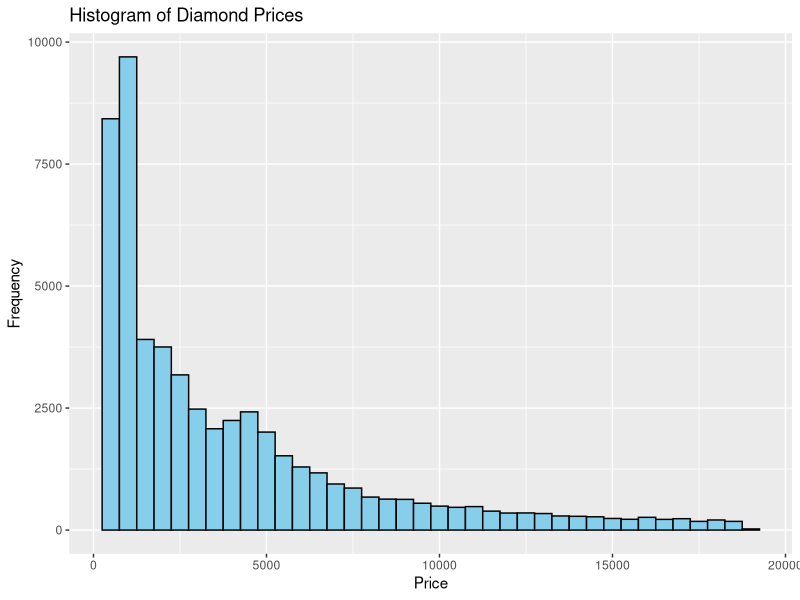
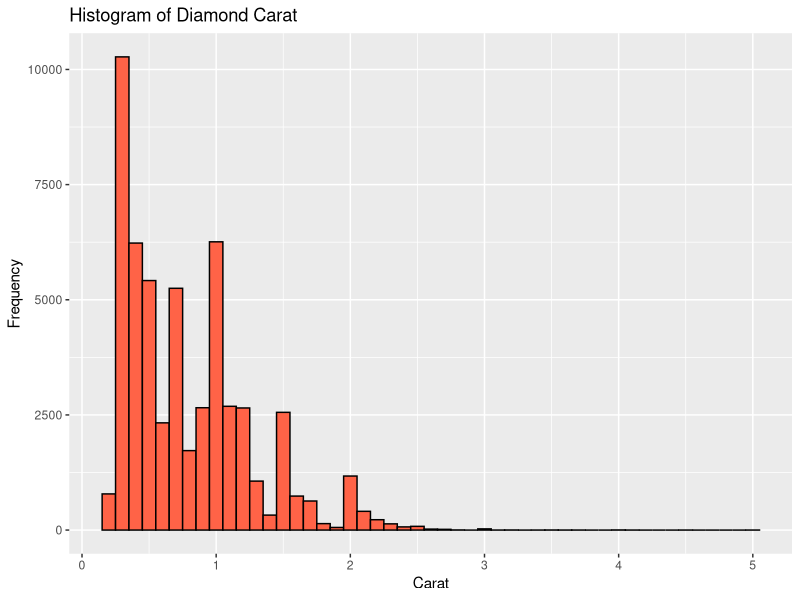
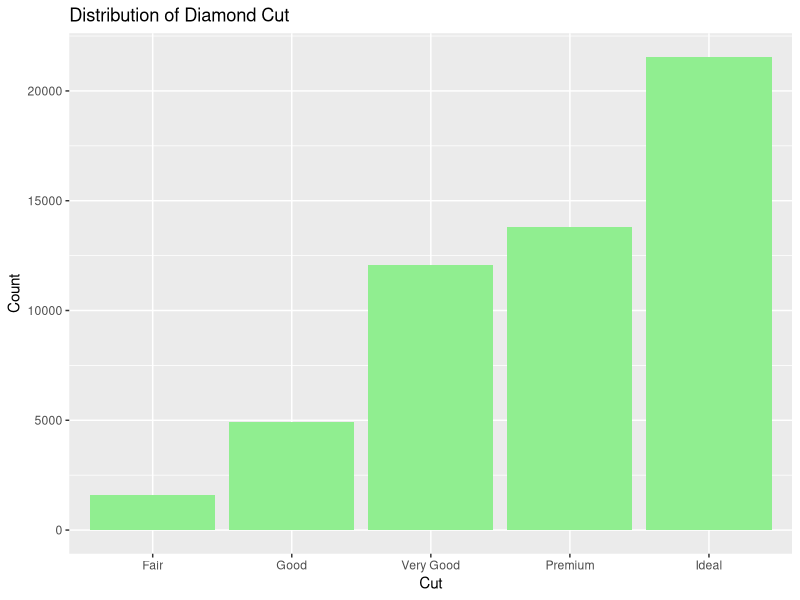
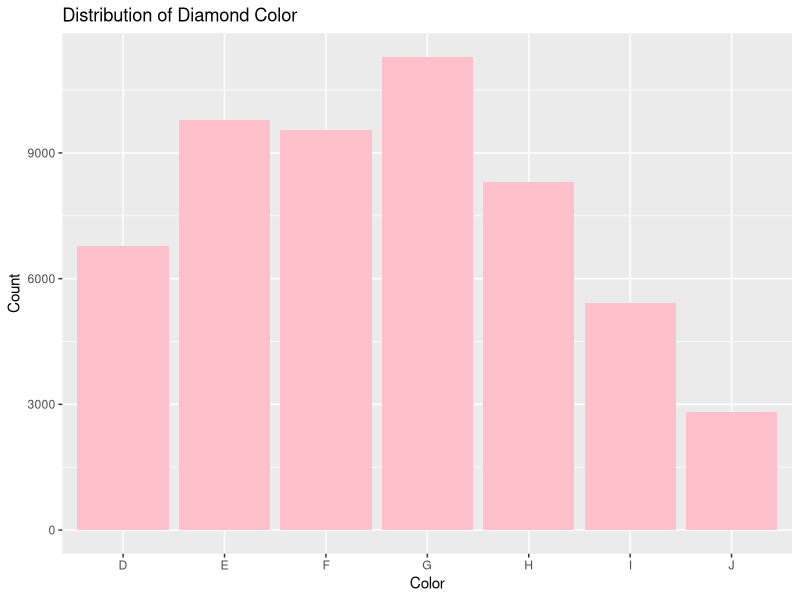
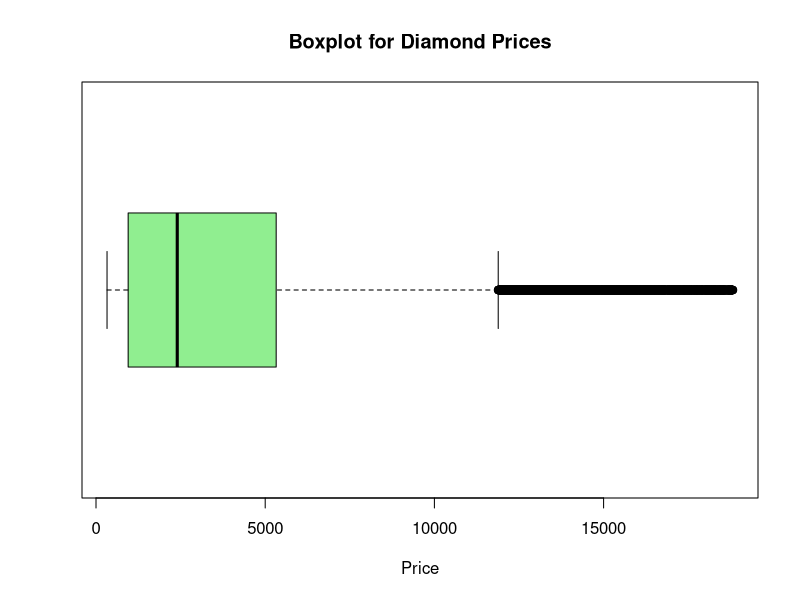

These charts were generated, in order, by the following R code:
#============================#
# Name - Anish Rao           #
# Student number - 20066423  #
# Group C                    #
# Dataset - Diamonds         #
#============================#

# Setup
library(ggplot2)
data("diamonds")
str(diamonds)
summary(diamonds)


# QUESTION 1
# ==============================================================================
# a) Describe the dataset using appropriate plots/curves/charts,…
# ==============================================================================

ggplot(diamonds, aes(x = price)) +
  geom_histogram(binwidth = 500, fill = "skyblue", color = "black") +
  labs(title = "Histogram of Diamond Prices", x = "Price", y = "Frequency")

ggplot(diamonds, aes(x = carat)) +
  geom_histogram(binwidth = 0.1, fill = "tomato", color = "black") +
  labs(title = "Histogram of Diamond Carat", x = "Carat", y = "Frequency")

ggplot(diamonds, aes(x = cut)) +
  geom_bar(fill = "lightgreen") +
  labs(title = "Distribution of Diamond Cut", x = "Cut", y = "Count")

ggplot(diamonds, aes(x = color)) +
  geom_bar(fill = "pink") +
  labs(title = "Distribution of Diamond Color", x = "Color", y = "Count")

# ==============================================================================
# b) Consider one of continuous attributes, and compute central
#    and variational measures.
# ==============================================================================

price = diamonds$price
price_mean = mean(price)
price_median = median(price)
price_range = range(price)
price_variance = var(price)
price_sd = sd(price)
price_IQR = IQR(price)

cat("Central Measures for Price: \nMean:", price_mean, 
    "\nMedian:", price_median, 
    "\n\nVariational Measures for Price: \nRange:", 
    price_range[1], "to", price_range[2], 
    "\nVariance:", price_variance, 
    "\nStandard Deviation:", price_sd,
    "\nIQR:", price_IQR)

# ==============================================================================
# c) For a particular variable of the dataset, use Chebyshev's rule,
#    and propose one-sigma interval.
#    Based on your proposed interval, specify the outliers if any.
# ==============================================================================

lower_bound = price_mean - price_sd
upper_bound = price_mean + price_sd
cat("One-sigma interval (Mean ± SD): [", lower_bound, ",", upper_bound, "]\n")

price_outliers = diamonds[diamonds$price < lower_bound 
                          | diamonds$price > upper_bound, ]
cat("Number of outliers:", nrow(price_outliers), "\n")

# ==============================================================================
# d) Explain how the box-plot technique can be used to detect outliers.
#    Apply this technique for one attribute of the dataset
# ==============================================================================

first_quartile = quantile(diamonds$price, 0.25)
third_quartile = quantile(diamonds$price, 0.75)
price_IQR = IQR(diamonds$price)

lower_limit = first_quartile - 1.5 * price_IQR
upper_limit = third_quartile + 1.5 * price_IQR

price_outlier_values = diamonds$price[diamonds$price < lower_limit | 
                                        diamonds$price > upper_limit]
num_outliers = length(price_outlier_values)
if(num_outliers == 0) {
  cat("No outliers detected using the boxplot method.\n")
} else {
  cat("Outliers detected using the boxplot method:", num_outliers, "\n")
}

boxplot(diamonds$price,
        main = "Boxplot for Diamond Prices",
        col = "lightgreen",
        horizontal = TRUE,
        xlab = "Price")

# ==============================================================================
# ==============================================================================

# QUESTION 2
# ==============================================================================
# a) Select four variables of the dataset, and propose an appropriate 
#    probability model to quantify uncertainty of each variable.
# ==============================================================================

# Normal distribution:
# Price (Continuous)
# Carat (Continuous)

# Multinomial distribution:
# Cut (Categorical)
# Color (Categorical)

# ==============================================================================
# b) For each model in part (a), estimate the parameters of model.
# ==============================================================================

# Continuous Variables - Normal Model
price_mean = mean(diamonds$price)
price_sd = sd(diamonds$price)

carat_mean = mean(diamonds$carat)
carat_sd = sd(diamonds$carat)

cat(" Normal distribution parameters for Price:\n", 
    "Mean:", price_mean, "\n", "SD:", price_sd, "\n\n", 
    "Normal distribution parameters for Carat:\n", 
    "Mean:", carat_mean, "\n", "SD:", carat_sd, "\n\n")

# Categorical Variables - Multinomial Model
cut_freq = table(diamonds$cut)
cut_prob = prop.table(cut_freq)

color_freq = table(diamonds$color)
color_prob = prop.table(color_freq)

cat("Estimated probabilities for Cut:\n"); print(cut_prob)
cat("\nEstimated probabilities for Color:\n"); print(color_prob)

# ==============================================================================
# c) Express the way in which each model can be used for the 
#    predictive analytics, then find the prediction for each attribute.
# ==============================================================================

# Predictions for Continuous Variables
predicted_price = price_mean
predicted_carat = carat_mean
cat("Predicted Price (expected value):", predicted_price, 
    "\nPredicted Carat (expected value):", predicted_carat, "\n\n")

# Predictions for Categorical Variables
predicted_cut = names(which.max(cut_prob))
predicted_color = names(which.max(color_prob))
cat("Predicted Cut (most common):", predicted_cut, 
    "\nPredicted Color (most common):", predicted_color)

# ==============================================================================
# ==============================================================================

# Question 3
# ==============================================================================
# a) Consider two categorical variables of the dataset, 
#    develop a binary decision making strategy to check whether two variables 
#    are independent at the significant level alpha=0.01.  To do so,
# ==============================================================================

# =========================
# (i) State the hypotheses.
# =========================
# H₀: Cut and Color are independent.
# Hₐ: Cut and Color are not independent.

# ============================================
# (ii) Find the statistic and critical values.
# ============================================
contingency_table = table(diamonds$cut, diamonds$color)
chi_test = chisq.test(contingency_table)

chi_stat = chi_test$statistic
df = chi_test$parameter

# critical value = qchisq(1 - alpha, df)
critical_value = qchisq(0.99, df)

cat("Chi-square Statistic:", chi_stat, 
    "\nDegrees of Freedom:", df, 
    "\nCritical Value (alpha = 0.01):", critical_value, "\n")

# ==================================================
# (iii) Explain your decision and Interpret results.
# ==================================================

if (chi_stat > critical_value) {
  cat("Reject H₀: chi_stat =", round(chi_stat, 2), 
      ">", round(critical_value, 2),
      "; Cut and Color are dependent.\n")
} else {
  cat("Fail to reject H₀: chi_stat =", round(chi_stat, 2), 
      "<=", round(critical_value, 2),
      "; insufficient evidence of dependency.\n")
}

# ==============================================================================
# b) Consider one categorical variable, apply goodness of fit test to evaluate 
#    whether a candidate set of probabilities can be appropriate to quantify 
#    the uncertainty of class frequency at the significant level alpha=0.05.
# ==============================================================================

# Hypotheses:
# H₀: The observed frequencies of 'Cut' follow the candidate probabilities.
# Hₐ: They do not.

observed = table(diamonds$cut)
n_levels = length(observed)
candidate_prob = rep(1/n_levels, n_levels)

gof = chisq.test(observed, p = candidate_prob)
gof_stat = gof$statistic
df = gof$parameter
critical_value = qchisq(0.95, df)

cat("Chi-square Statistic:", round(gof_stat, 2), 
    "\nDegrees of Freedom:", df, 
    "\nCritical Value (alpha = 0.05):", round(critical_value, 2), "\n")

if (gof_stat > critical_value) {
  cat("Reject H₀: gof_stat =", round(gof_stat, 2), 
      ">", round(critical_value, 2),
      "; the candidate probabilities do not fit the data.\n")
} else {
  cat("Fail to reject H₀: gof_stat =", round(gof_stat, 2), 
      "<=", round(critical_value, 2),
      "; the candidate probabilities are appropriate.\n")
}

# ==============================================================================
# c) Consider one continuous variable in the dataset, and apply test of mean 
#    for a proposed candidate of μ at the significant level alpha=0.05.  
# ==============================================================================

candidate_mean = 4000
t_test_result = t.test(diamonds$price, mu = candidate_mean)

t_stat = t_test_result$statistic
df = t_test_result$parameter
critical_value = qt(0.975, df)

cat("T-statistic:", round(t_stat, 2), 
    "\nDegrees of Freedom:", df, 
    "\nCritical Value (alpha = 0.05):", round(critical_value, 2), "\n\n")

if (abs(t_stat) > critical_value) {
  cat("Reject H₀: |t_stat| =", round(abs(t_stat), 2), 
      ">", round(critical_value, 2),
      "; significant evidence that the mean is not", candidate_mean, "\n")
} else {
  cat("Fail to reject H₀: |t_stat| =", round(abs(t_stat), 2), 
      "<=", round(critical_value, 2),
      "; insufficient evidence to conclude the mean differs from", 
      candidate_mean, "\n")
}

# ==============================================================================
# ==============================================================================